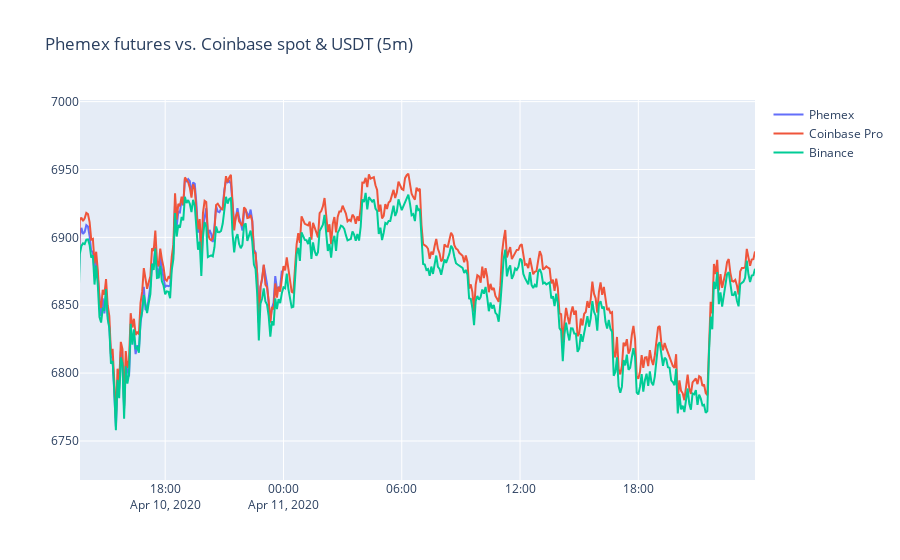

Here is the notebook cell this chart was saved with:
### Code cell
fig = go.Figure()

# Add traces
fig.add_trace(
    go.Scatter(x=phemex_5m.index, y=phemex_5m['close'], name="Phemex")
)


fig.add_trace(
    go.Scatter(x=cbp_5m.index, y=cbp_5m['close'], name="Coinbase Pro")
)

fig.add_trace(
    go.Scatter(x=binance_5m.index, y=binance_5m['close'], name="Binance")
)

# Add figure title
fig.update_layout(
    title_text="Phemex futures vs. Coinbase spot & USDT (5m)"
)

fig.show()

### Figure 1 — Plotly figure (JSON) as saved in the notebook; plotly's stock layout.template omitted (floating-point values rounded to 4 significant figures; data arrays with more than 128 entries replaced by an {"elided": "..."} marker saying what was removed)
{"data": [{"name": "Phemex", "type": "scatter", "x": {"elided": "860 str values"}, "y": {"elided": "860 float values"}}, {"name": "Coinbase Pro", "type": "scatter", "x": {"elided": "1144 str values"}, "y": {"elided": "1144 float values"}}, {"name": "Binance", "type": "scatter", "x": {"elided": "1144 str values"}, "y": {"elided": "1144 float values"}}], "layout": {"autosize": true, "title": {"text": "Phemex futures vs. Coinbase spot & USDT (5m)"}, "xaxis": {"autorange": false, "range": ["2020-04-10 13:40:46.8355", "2020-04-11 23:55"], "type": "date"}, "yaxis": {"autorange": false, "range": [6721.0, 7001.0], "type": "linear"}}}
